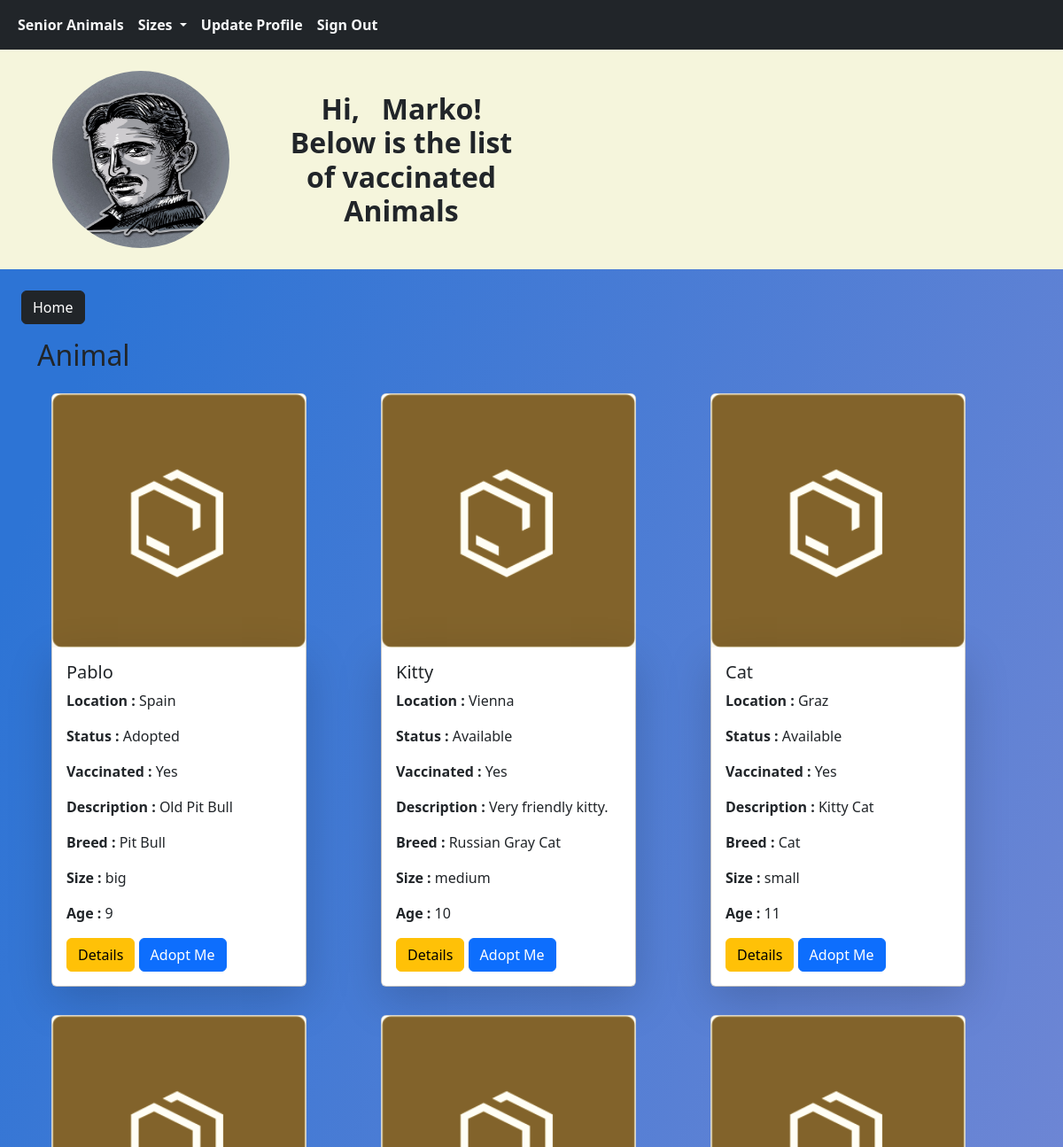
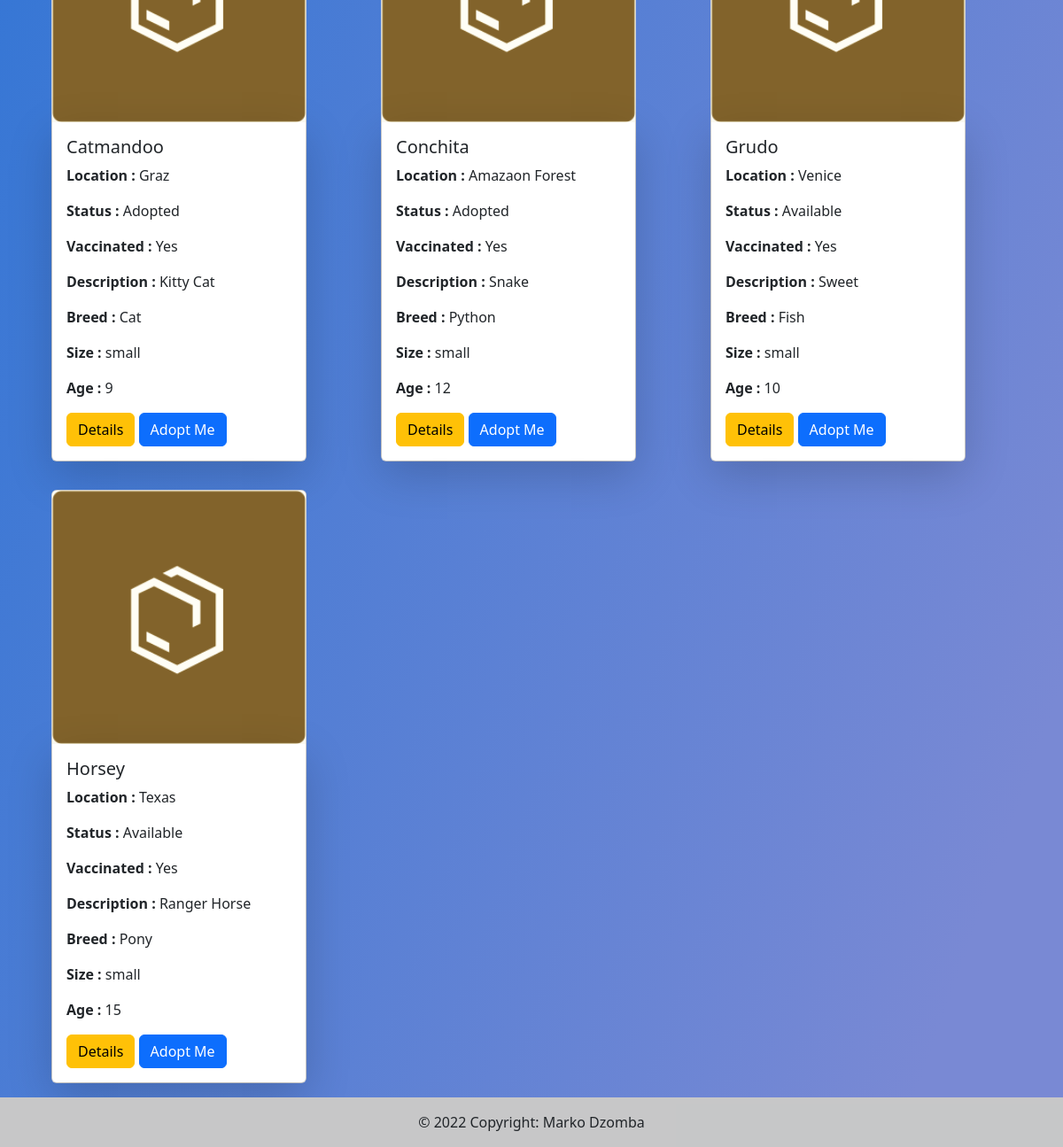
The app's page /sort.php (signed in) with its own data (2 pictures, top to bottom).
### tables this page shows
CREATE TABLE `user` (
  `id` int(11) NOT NULL,
  `first_name` varchar(50) NOT NULL,
  `last_name` varchar(30) NOT NULL,
  `password` varchar(255) NOT NULL,
  `email` varchar(255) NOT NULL,
  `address` varchar(255) NOT NULL,
  `picture` varchar(255) NOT NULL,
  `status` enum('user','adm') DEFAULT 'user',
  `phone_number` varchar(20) NOT NULL
);

CREATE TABLE `animal` (
  `id` int(11) NOT NULL,
  `name` varchar(50) NOT NULL,
  `picture` varchar(255) NOT NULL,
  `location` varchar(255) NOT NULL,
  `dis` varchar(255) NOT NULL,
  `size` enum('small','medium','big') NOT NULL,
  `age` int(3) NOT NULL,
  `vaccinated` enum('Yes','No') NOT NULL,
  `breed` varchar(50) NOT NULL,
  `status` enum('Adopted','Available') NOT NULL DEFAULT 'Available'
);

### sort.php (the view, shortened to what this page needs)
<?php
require_once 'components/db_connect.php';
$res = mysqli_query($connect, "SELECT * FROM user WHERE id=" . $_SESSION['user']);
$row = mysqli_fetch_array($res, MYSQLI_ASSOC);
$sql = "SELECT * FROM animal WHERE age > 8 ";
$result = mysqli_query($connect, $sql);
$tbody = '';
if (mysqli_num_rows($result) > 0) {
    while ($rowp = mysqli_fetch_array($result, MYSQLI_ASSOC)) {
        $tbody .= "
    <div class = 'col-lg-4 col-md-6 col-sm-12 p-3'>
        <div class='card' style='width: 18rem;'>
            <img src='picture/" . $rowp['picture'] . "' class='card-img-top' alt='...'>
                <div class='card-body shadow-lg'>
                <h5 class='card-title'>" . $rowp['name'] . "</h5>
                <p class='card-text'><span class = 'fw-bold'>Location : </span>" . $rowp['location'] . "</p>
                <p class='card-text'><span class = 'fw-bold'>Status : </span>" . $rowp['status'] . "</p>
                <p class='card-text'><span class = 'fw-bold'>Vaccinated : </span>" . $rowp['vaccinated'] . "</p>
                <p class='card-text'><span class = 'fw-bold'>Description : </span>" . $rowp['dis'] . "</p>
                <p class='card-text'><span class = 'fw-bold'>Breed : </span>" . $rowp['breed'] . "</p>
                <p class='card-text'><span class = 'fw-bold'>Size : </span>" . $rowp['size'] . "</p>
                <p class='card-text'><span class = 'fw-bold'>Age : </span>" . $rowp['age'] . "</p>
                <a href='details.php?id=" . $rowp['id'] . "' class='btn btn-warning'>Details</a>
                <a href='adoption.php?id=" . $rowp['id'] . "' class='btn btn-primary'>Adopt Me</a>
            </div>
        </div>
    </div>";
    }
} else {
    $tbody = "<tr><td colspan='5'><center>No Data Available </center></td></tr>";
}
?>
<!DOCTYPE html>
<html lang="en">
<head>
    <?php require_once 'components/boot.php' ?>
</head>
<body>
    <?php require_once 'components/navbar.php' ?>
    <div class="container-fluid m-0 p-0 text-center">
        <div class="hero p-4 mb-3">
            <div class="row row-cols-4">
                <div class="col">
                    <img class="userImage rounded-circle" src="picture/<?php echo $row['picture']; ?>"
                        alt="<?php echo $row['first_name']; ?>">
                </div>
                <div class="col">
                    <h2 class="text-white mt-4"><strong class="text-dark">Hi, &nbsp;
                            <?php echo $row['first_name'] ?>!
                            <p>Below is the list of vaccinated Animals</p>
                        </strong> </h2>
                </div>
            </div>
        </div>
    </div>
    <div class='mb-3 col-auto m-4'>
        <a href="index.php"><button class='btn btn-dark' type="button">Home</button></a>
    </div>
    <div class="container">
        <p class='h2'>Animal</p>
        <div class="container">
            <div class="row">
                <?= $tbody; ?>
            </div>
        </div>
    </div>
    <?php require_once 'components/footer.php' ?>
</body>
</html>

### sort.php (style rules this page uses)
body { background-image: linear-gradient(109.6deg, rgba(45, 116, 213, 1) 11.2%, rgba(121, 137, 212, 1) 91.2%); }
.userImage { width: 200px; height: 200px; }
.hero { background-color: beige; }

### records on screen
user: picture (picture), first_name "Marko"
animal: picture (picture), name "Pablo", location "Spain", status "Adopted", vaccinated "Yes", dis "Old Pit Bull", breed "Pit Bull", size "big", age "9"
animal: picture (picture), name "Kitty", location "Vienna", status "Available", vaccinated "Yes", dis "Very friendly kitty.", breed "Russian Gray Cat", size "medium", age "10"
animal: picture (picture), name "Cat", location "Graz", status "Available", vaccinated "Yes", dis "Kitty Cat", breed "Cat", size "small", age "11"
animal: picture (picture), name "Catmandoo", location "Graz", status "Adopted", vaccinated "Yes", dis "Kitty Cat", breed "Cat", size "small", age "9"
animal: picture (picture), name "Conchita", location "Amazaon Forest", status "Adopted", vaccinated "Yes", dis "Snake", breed "Python", size "small", age "12"
animal: picture (picture), name "Grudo", location "Venice", status "Available", vaccinated "Yes", dis "Sweet", breed "Fish", size "small", age "10"
animal: picture (picture), name "Horsey", location "Texas", status "Available", vaccinated "Yes", dis "Ranger Horse", breed "Pony", size "small", age "15"
